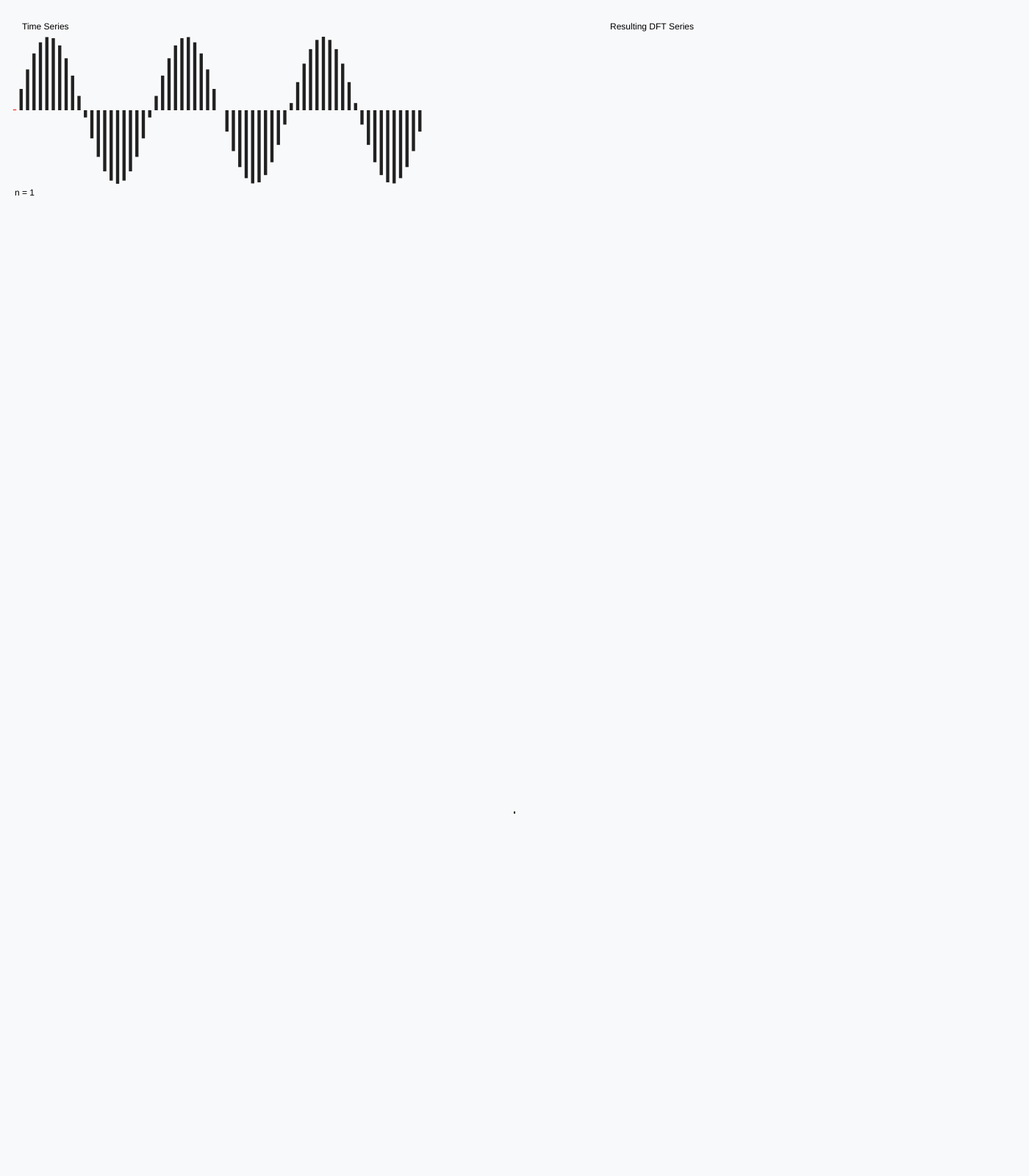
Frame 1 (no input)
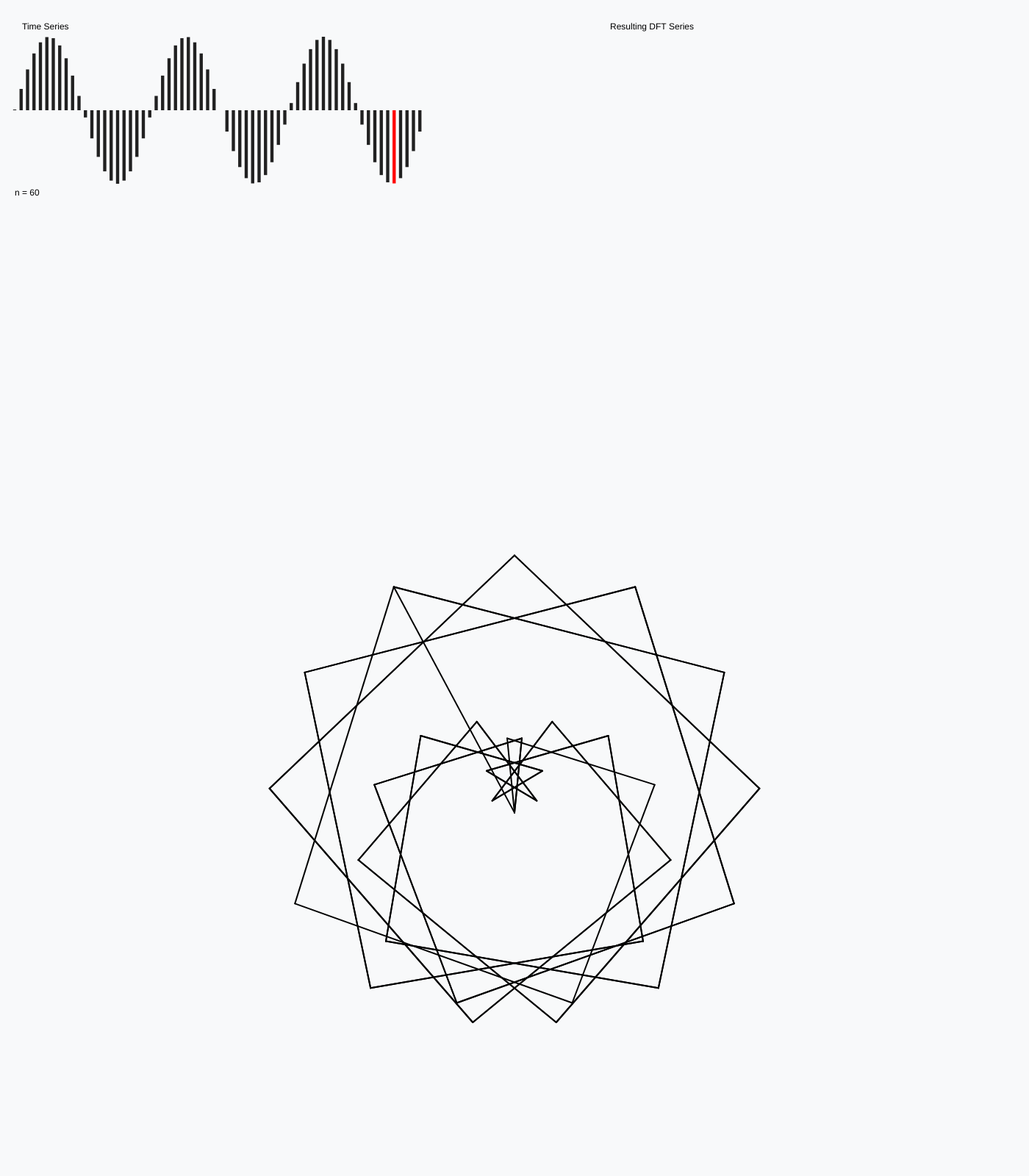
Frame 60 (no input)
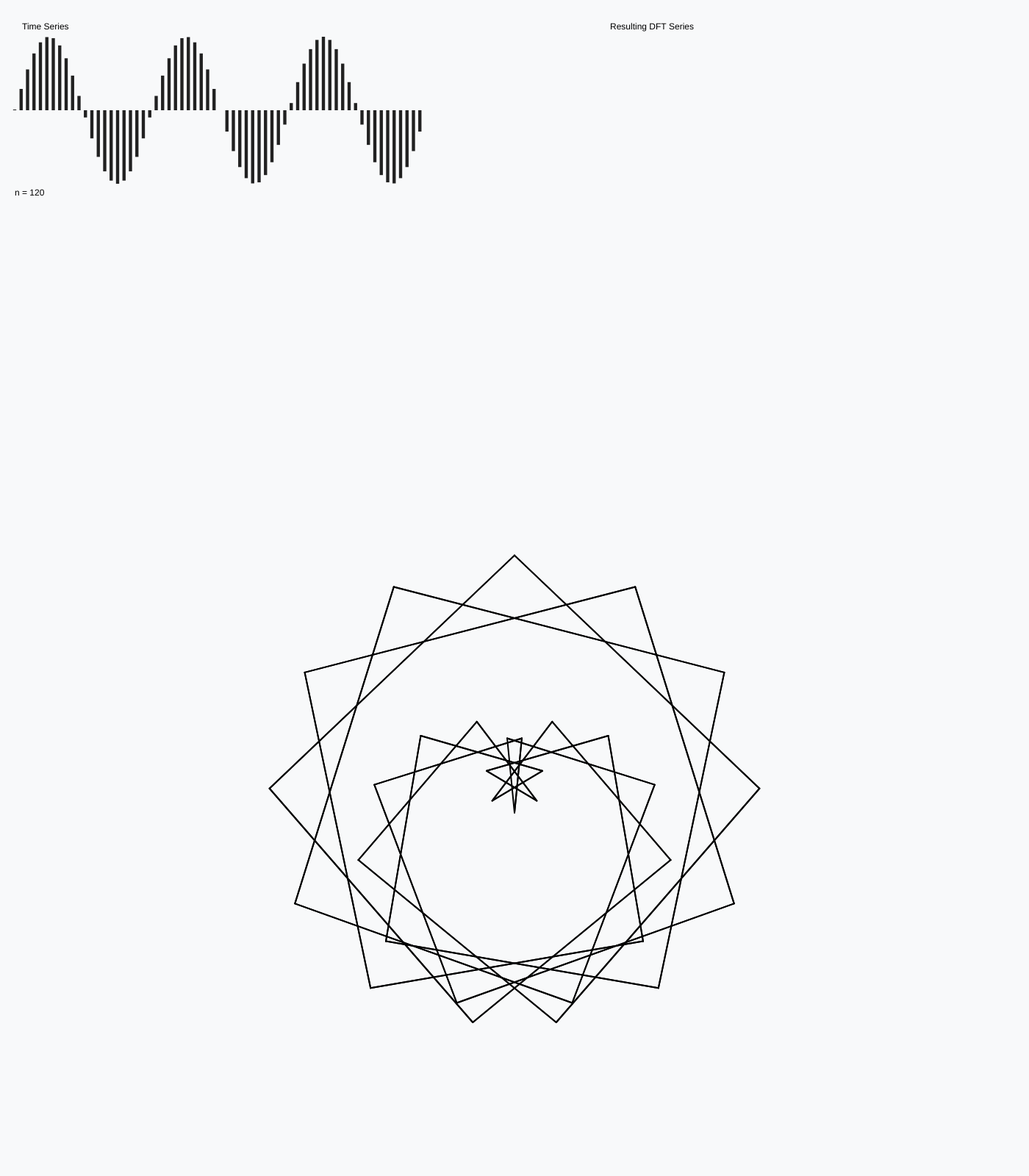
Frame 120 (the mouse pressed at the canvas centre since frame 60)

The p5.js sketch that drew these frames (run headless with seeded random() and noise() and a simulated clock; from frame 60 on, the mouse is pressed at the canvas centre):

// p5.js sketch
// ── sketch.js
let timePlot;
let dftPlot;
let timeSeries = [];
let N = 64;

let dftCircle;

function setup () {

    createCanvas(1400, 1600);

    /*======================*/


    let plotMargin = 20;

    timePlot = new StemPlot(plotMargin, 150, width/2.5, 100);
    timePlot.setXLim(N);
    timePlot.setYLim(10);
    timePlot.title("Time Series");

    dftPlot  = new StemPlot(width - plotMargin - timePlot.width, timePlot.originY, timePlot.width, timePlot.height);
    dftPlot.setXLim(N);
    dftPlot.setYLim(10);
    dftPlot.title("Resulting DFT Series");

    for (let n = 0; n < N; n++) {
        timeSeries[n] = Math.floor(10 * Math.random());
        timeSeries[n] = 10 * sin(TWO_PI / N * n * 3); // expected peak at k = 5
    }

    /*======================*/

    dftCircle = new DFTCircle(width/2, height/2 * 1.382, width/2, timeSeries);

    frameRate(60);

}


// favs: f = 3, k = 16, 49, 58. 57, 59?
//       f = 10, k = 16, k = 20, k = 26
let stop = true;
let n = 0;
let k = 49;
function draw () {


    smooth();

    background("#f8f9fa");

    timePlot.plot(timeSeries, [n]);

    dftPlot.plot(dftCircle.dftMagnitude, [k]);

    dftPlot.setYLim(Math.max.apply(this, dftCircle.dftMagnitude));

    dftCircle.arrow.goToPosition(k * n);

    let currentArrowMag = map(timeSeries[n], 0, 10, 0, 1);

    dftCircle.arrow.scale(currentArrowMag);
    //dftCircle.show();
    dftCircle.arrow.resetScale();

    dftCircle.calculate_nth_contribution(k, n);
    dftCircle.calculate_kth_bin(k);

    dftCircle.displayAllVectorsAdded(k);

    n++;
    if (!stop) {
        if(n == N) {
            n = 0;
            k++;
            if (k == N) {k = 0}
        }
    }

    //text("k = " + k, dftCircle.center.x - dftCircle.radius - 50, dftCircle.center.y);
    text("n = " + n, timePlot.originX, timePlot.originY + timePlot.height + 16);

}

// ── StemPlot.js
class StemPlot {
    constructor (originX, originY, width, height) {
        this.originX = originX;
        this.originY = originY;
        this.width   = width;
        this.height  = height;

        this.xlim = 0;
        this.ylim = 0;

        this.titleText = "";
        this.titleSize = 12;

        this.colors = {
            axes:      "#000000",
            stems:     "#212121",
            highlight: "#ff0000",
        };

    }

    plot (values, highlights = []) {

        let N = values.length;

        let stemDistance = this.width / this.xlim;
        let strokeWidth = stemDistance * 0.5;

        push();

        strokeCap(SQUARE);
        strokeWeight(strokeWidth);

        this.drawTitle();

        for (let n = 0; n < N; n++) {

            if (highlights.includes(n)) {
                stroke(this.colors.highlight)
            } else {
                stroke(this.colors.stems);
            }

            // improve this :D
            if (values[n] == 0) {
                values[n] = 0.1;
            }

            let startX = this.originX + stemDistance * n;
            let startY = this.originY;
            let endX   = startX;
            let endY   = startY - (this.height * values[n]) / this.ylim;

            line(startX, startY, endX, endY);
        }

        pop();

    }

    drawTitle () {

        let offset = 10;
        let titleX = this.originX + offset;
        let titleY = this.originY - this.height - offset;

        textSize(this.titleSize);
        text(this.titleText, titleX, titleY);

    }

    title (title) {
        this.titleText = title;
    }

    titleSize (size) {
        this.titleSize = size;
    }

    setXLim (xlim) {
        this.xlim = xlim;
    }

    setYLim (ylim) {
        this.ylim = ylim;
    }
}

// ── UnitCircle.js

class UnitCircle {

    constructor (centerX, centerY, dia) {
        this.center  = createVector(centerX, centerY);
        this.dia     = dia;
        this.radius  = dia / 2;
    }

    show () {

        push();

        strokeWeight(1);
        stroke("lightgrey");
        this.showAxes();

        stroke("black");
        noFill();
        circle(this.center.x, this.center.y, this.dia);

        pop();
    }

    showAxes () {
        let overshoot = 1.236;
        let halfLine  = this.radius * overshoot;

        stroke("lightgrey");
        line(this.center.x, this.center.y + halfLine, this.center.x, this.center.y - halfLine);
        line(this.center.x + halfLine, this.center.y, this.center.x - halfLine, this.center.y);
    }

}


class DFTCircle extends UnitCircle {

    constructor (centerX, centerY, dia, timeSequence) {
        super(centerX, centerY, dia);

        this.timeSequence = timeSequence;
        this.N = this.timeSequence.length; // num of points

        this.dftSequence = []

        for (let k = 0; k < N; k++) {
            this.dftSequence[k] = [];
            for (let n = 0; n < N; n++) {
                this.dftSequence[k].push(createVector(0, 0));
            }
        }

        this.dftMagnitude = [];

        this.angleStep = TWO_PI / this.N;

        this.arrow = new UnitCircleArrow(this.center.x, this.center.y, this.center.x + this.radius * cos(QUARTER_PI), this.center.y - this.radius * sin(QUARTER_PI), this)
    }

    show() {
        super.show();

        this.showStepCircles();
    }

    showStepCircles () {

        push();

        noFill();
        strokeWeight(1);
        for (let n = 0; n < this.N; n++) {

            let x = this.center.x + this.radius * cos(n * this.angleStep);
            let y = this.center.y + this.radius * sin(n * this.angleStep);

            let dia = 10;

            circle(x, y, dia);

        }

        pop();

        this.arrow.show();

    }
// favs: f = 3, k = 16, 49, 58. 57, 59?
//       f = 10, k = 16, k = 20, k = 26
    displayAllVectorsAdded (k) {

        let currentPoint = this.center.copy();
        let prevPoint = currentPoint;

        for (let n = 1; n < N; n++) {

            /*let r = random(255);
            let g = random(255);
            let b = random(255);*/

            //let c = color(r,g,b);
            //
            let c = "black";

            push();

            stroke(c);
            strokeWeight(2);

            let scaleFactor = this.radius / 10; // arbitrary, just for testing anyways, does the 10 come from the max value of the sin wave??? because it fits perfectly!!
            currentPoint = p5.Vector.add(this.center, createVector(this.dftSequence[k][n].x * scaleFactor, this.dftSequence[k][n].y * scaleFactor));

            this.connect(prevPoint, currentPoint);
            prevPoint = currentPoint;

            pop();
        }

    }

    connect (v1, v2) {
        line(v1.x, v1.y, v2.x, v2.y);
    }


    // magnitude only for now
    calculate_nth_contribution (k, n) {
        let real = this.timeSequence[n] * cos(k * n * this.angleStep);
        let imag = this.timeSequence[n] * sin(k * n * this.angleStep);

        this.dftSequence[k][n] = createVector(real, imag);

        //console.log(this.dftSequence[k][n]);
    }

    calculate_kth_bin (k) {

        let nth_vector = this.dftSequence[k][0];

        for (let n = 1; n < N; n++) {
            nth_vector.add(this.dftSequence[k][n]);
        }

        this.dftMagnitude[k] = nth_vector.mag() / this.N;
    }

    getReal () {
    }

    getImag () {
    }

}

class Arrow {

    constructor (startX, startY, endX, endY) {
        this.start = createVector(startX, startY);
        this.end   = createVector(endX, endY);

        this.originalStart = this.start;
        this.originalEnd   = this.end;
    }

    show () {
        push();

        line(this.start.x, this.start.y, this.end.x, this.end.y);

        pop();
    }

    magnitude () {
        return p5.Vector.sub(this.start, this.end).mag();
    }

    scale (s) { // this is weird :D

        let difVec = p5.Vector.sub(this.end, this.start);

        difVec.mult(s);

        this.end = createVector(this.start.x + difVec.x, this.start.y + difVec.y);
    }

    resetScale () {
        this.start = this.originalStart;
        this.end   = this.originalEnd;
    }
}

class UnitCircleArrow extends Arrow {

    constructor (startX, startY, endX, endY, unitCircle) {
        super(startX, startY, endX, endY);

        this.unitCircle = unitCircle;
    }

    goToPosition (n = 0) { // only works with arrow scale of 1

        if (n >= N) {
            n = n - N;
        }

        this.end.x = this.unitCircle.center.x + this.unitCircle.radius * cos(n * this.unitCircle.angleStep);
        this.end.y = this.unitCircle.center.y - this.unitCircle.radius * sin(n * this.unitCircle.angleStep);
    }

}
